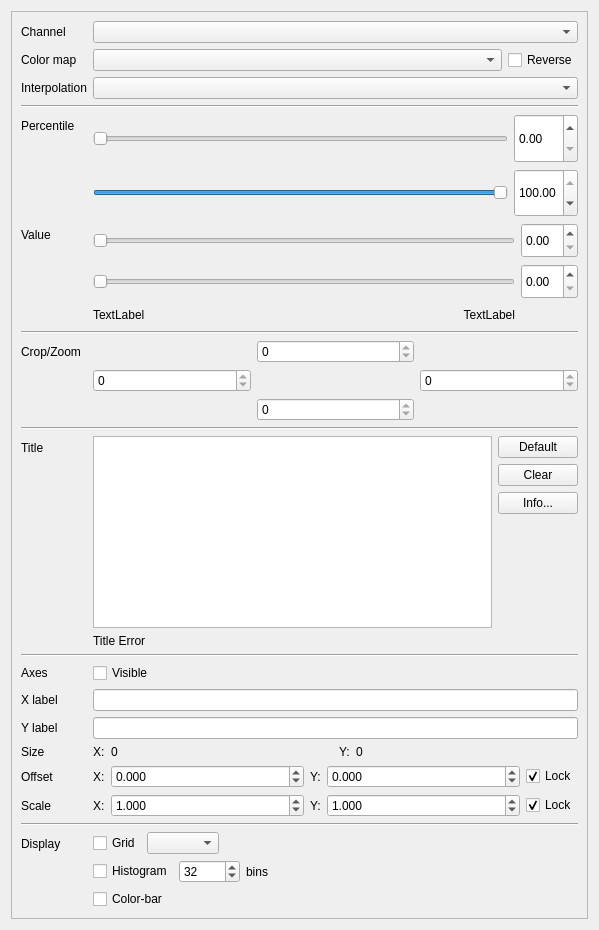
<?xml version="1.0" encoding="UTF-8"?>
<ui version="4.0">
 <class>SingleLayerWindow</class>
 <widget class="QWidget" name="SingleLayerWindow">
  <property name="geometry">
   <rect>
    <x>0</x>
    <y>0</y>
    <width>599</width>
    <height>930</height>
   </rect>
  </property>
  <property name="windowTitle">
   <string>Form</string>
  </property>
  <layout class="QVBoxLayout" name="verticalLayout">
   <item>
    <widget class="QSplitter" name="splitter">
     <property name="orientation">
      <enum>Qt::Horizontal</enum>
     </property>
     <widget class="QScrollArea" name="scroll_area">
      <property name="sizePolicy">
       <sizepolicy hsizetype="Minimum" vsizetype="Expanding">
        <horstretch>0</horstretch>
        <verstretch>0</verstretch>
       </sizepolicy>
      </property>
      <property name="minimumSize">
       <size>
        <width>450</width>
        <height>0</height>
       </size>
      </property>
      <property name="horizontalScrollBarPolicy">
       <enum>Qt::ScrollBarAlwaysOff</enum>
      </property>
      <property name="widgetResizable">
       <bool>true</bool>
      </property>
      <widget class="QWidget" name="scrollAreaWidgetContents">
       <property name="geometry">
        <rect>
         <x>0</x>
         <y>0</y>
         <width>579</width>
         <height>910</height>
        </rect>
       </property>
       <layout class="QFormLayout" name="formLayout">
        <property name="fieldGrowthPolicy">
         <enum>QFormLayout::AllNonFixedFieldsGrow</enum>
        </property>
        <item row="0" column="0">
         <widget class="QLabel" name="channel_label">
          <property name="text">
           <string>Channel</string>
          </property>
          <property name="textFormat">
           <enum>Qt::PlainText</enum>
          </property>
          <property name="buddy">
           <cstring>channel_combo</cstring>
          </property>
         </widget>
        </item>
        <item row="0" column="1">
         <widget class="QComboBox" name="channel_combo">
          <property name="toolTip">
           <string>The channel to display in the right panel</string>
          </property>
         </widget>
        </item>
        <item row="1" column="0">
         <widget class="QLabel" name="colormap_label">
          <property name="text">
           <string>Color map</string>
          </property>
          <property name="textFormat">
           <enum>Qt::PlainText</enum>
          </property>
          <property name="buddy">
           <cstring>colormap_combo</cstring>
          </property>
         </widget>
        </item>
        <item row="1" column="1">
         <layout class="QHBoxLayout" name="colormap_layout">
          <item>
           <widget class="QComboBox" name="colormap_combo">
            <property name="toolTip">
             <string>The color map used to map counts to colors</string>
            </property>
           </widget>
          </item>
          <item>
           <widget class="QCheckBox" name="reverse_check">
            <property name="sizePolicy">
             <sizepolicy hsizetype="Fixed" vsizetype="Fixed">
              <horstretch>0</horstretch>
              <verstretch>0</verstretch>
             </sizepolicy>
            </property>
            <property name="text">
             <string>Reverse</string>
            </property>
           </widget>
          </item>
         </layout>
        </item>
        <item row="2" column="0">
         <widget class="QLabel" name="interpolation_label">
          <property name="text">
           <string>Interpolation</string>
          </property>
          <property name="textFormat">
           <enum>Qt::PlainText</enum>
          </property>
          <property name="buddy">
           <cstring>interpolation_combo</cstring>
          </property>
         </widget>
        </item>
        <item row="2" column="1">
         <widget class="QComboBox" name="interpolation_combo">
          <property name="toolTip">
           <string>&lt;html&gt;&lt;head/&gt;&lt;body&gt;&lt;p&gt;The interpolation algorithm to use when resizing the image to fit the display.&lt;/p&gt;&lt;p&gt;Good choices are: Lanczos for more fine detail, Gaussian for more smoothing which may make patterns easier to spot, or Bilinear for speed.&lt;/p&gt;&lt;/body&gt;&lt;/html&gt;</string>
          </property>
         </widget>
        </item>
        <item row="3" column="0" colspan="2">
         <widget class="Line" name="percentile_line">
          <property name="orientation">
           <enum>Qt::Horizontal</enum>
          </property>
         </widget>
        </item>
        <item row="5" column="1">
         <layout class="QGridLayout" name="value_layout">
          <item row="0" column="3">
           <widget class="QDoubleSpinBox" name="value_from_spinbox">
            <property name="sizePolicy">
             <sizepolicy hsizetype="Minimum" vsizetype="MinimumExpanding">
              <horstretch>0</horstretch>
              <verstretch>0</verstretch>
             </sizepolicy>
            </property>
            <property name="toolTip">
             <string>All counts below this value will be mapped to the lowest color in the selected map</string>
            </property>
           </widget>
          </item>
          <item row="1" column="3">
           <widget class="QDoubleSpinBox" name="value_to_spinbox">
            <property name="sizePolicy">
             <sizepolicy hsizetype="Minimum" vsizetype="MinimumExpanding">
              <horstretch>0</horstretch>
              <verstretch>0</verstretch>
             </sizepolicy>
            </property>
            <property name="toolTip">
             <string>All counts above this value will be mapped to the highest color in the selected map</string>
            </property>
           </widget>
          </item>
          <item row="0" column="0" colspan="3">
           <widget class="QSlider" name="value_from_slider">
            <property name="sizePolicy">
             <sizepolicy hsizetype="Expanding" vsizetype="MinimumExpanding">
              <horstretch>0</horstretch>
              <verstretch>0</verstretch>
             </sizepolicy>
            </property>
            <property name="toolTip">
             <string>All counts below this value will be mapped to the lowest color in the selected map</string>
            </property>
            <property name="maximum">
             <number>0</number>
            </property>
            <property name="orientation">
             <enum>Qt::Horizontal</enum>
            </property>
           </widget>
          </item>
          <item row="1" column="0" colspan="3">
           <widget class="QSlider" name="value_to_slider">
            <property name="sizePolicy">
             <sizepolicy hsizetype="Expanding" vsizetype="MinimumExpanding">
              <horstretch>0</horstretch>
              <verstretch>0</verstretch>
             </sizepolicy>
            </property>
            <property name="toolTip">
             <string>All counts above this value will be mapped to the highest color in the selected map</string>
            </property>
            <property name="maximum">
             <number>0</number>
            </property>
            <property name="orientation">
             <enum>Qt::Horizontal</enum>
            </property>
           </widget>
          </item>
          <item row="2" column="2">
           <widget class="QLabel" name="value_to_label">
            <property name="toolTip">
             <string>The highest count in the portion of the image currently displayed (or the entire image if no zoom has been applied)</string>
            </property>
            <property name="text">
             <string>TextLabel</string>
            </property>
            <property name="alignment">
             <set>Qt::AlignRight|Qt::AlignTrailing|Qt::AlignVCenter</set>
            </property>
           </widget>
          </item>
          <item row="2" column="0">
           <widget class="QLabel" name="value_from_label">
            <property name="toolTip">
             <string>The lowest count in the portion of the image currently displayed (or the entire image if no zoom has been applied)</string>
            </property>
            <property name="text">
             <string>TextLabel</string>
            </property>
           </widget>
          </item>
          <item row="2" column="1">
           <spacer name="horizontalSpacer_2">
            <property name="orientation">
             <enum>Qt::Horizontal</enum>
            </property>
            <property name="sizeHint" stdset="0">
             <size>
              <width>40</width>
              <height>20</height>
             </size>
            </property>
           </spacer>
          </item>
         </layout>
        </item>
        <item row="6" column="0" colspan="2">
         <widget class="Line" name="crop_line">
          <property name="orientation">
           <enum>Qt::Horizontal</enum>
          </property>
         </widget>
        </item>
        <item row="7" column="0">
         <widget class="QLabel" name="crop_label">
          <property name="text">
           <string>Crop/Zoom</string>
          </property>
          <property name="textFormat">
           <enum>Qt::PlainText</enum>
          </property>
          <property name="buddy">
           <cstring>crop_top_spinbox</cstring>
          </property>
         </widget>
        </item>
        <item row="7" column="1">
         <layout class="QGridLayout" name="crop_layout">
          <item row="0" column="1">
           <widget class="QSpinBox" name="crop_top_spinbox">
            <property name="toolTip">
             <string>The number of lines to crop from the top of the data</string>
            </property>
            <property name="maximum">
             <number>0</number>
            </property>
           </widget>
          </item>
          <item row="2" column="1">
           <widget class="QSpinBox" name="crop_bottom_spinbox">
            <property name="toolTip">
             <string>The number of lines to crop from the bottom of the data</string>
            </property>
            <property name="maximum">
             <number>0</number>
            </property>
           </widget>
          </item>
          <item row="1" column="2">
           <widget class="QSpinBox" name="crop_right_spinbox">
            <property name="toolTip">
             <string>The number of columns to crop from the right of the data</string>
            </property>
            <property name="maximum">
             <number>0</number>
            </property>
           </widget>
          </item>
          <item row="1" column="0">
           <widget class="QSpinBox" name="crop_left_spinbox">
            <property name="toolTip">
             <string>The number of columns to crop from the left of the data</string>
            </property>
            <property name="maximum">
             <number>0</number>
            </property>
           </widget>
          </item>
         </layout>
        </item>
        <item row="8" column="0" colspan="2">
         <widget class="Line" name="title_line">
          <property name="orientation">
           <enum>Qt::Horizontal</enum>
          </property>
         </widget>
        </item>
        <item row="9" column="0">
         <widget class="QLabel" name="title_label">
          <property name="text">
           <string>Title</string>
          </property>
          <property name="textFormat">
           <enum>Qt::PlainText</enum>
          </property>
          <property name="buddy">
           <cstring>title_edit</cstring>
          </property>
         </widget>
        </item>
        <item row="9" column="1">
         <layout class="QHBoxLayout" name="title_layout_1">
          <item>
           <widget class="QPlainTextEdit" name="title_edit">
            <property name="toolTip">
             <string>The title to display above the image. Click the Info button for details of {templates} that can be used within the title definition</string>
            </property>
            <property name="tabChangesFocus">
             <bool>true</bool>
            </property>
            <property name="lineWrapMode">
             <enum>QPlainTextEdit::NoWrap</enum>
            </property>
           </widget>
          </item>
          <item>
           <layout class="QVBoxLayout" name="title_layout_2">
            <item>
             <widget class="QPushButton" name="default_title_button">
              <property name="sizePolicy">
               <sizepolicy hsizetype="Fixed" vsizetype="Fixed">
                <horstretch>0</horstretch>
                <verstretch>0</verstretch>
               </sizepolicy>
              </property>
              <property name="toolTip">
               <string>Click to set the title to the default which includes details of the channel selected and percentiles</string>
              </property>
              <property name="text">
               <string>Default</string>
              </property>
             </widget>
            </item>
            <item>
             <widget class="QPushButton" name="clear_title_button">
              <property name="sizePolicy">
               <sizepolicy hsizetype="Fixed" vsizetype="Fixed">
                <horstretch>0</horstretch>
                <verstretch>0</verstretch>
               </sizepolicy>
              </property>
              <property name="toolTip">
               <string>Click to clear the title</string>
              </property>
              <property name="text">
               <string>Clear</string>
              </property>
             </widget>
            </item>
            <item>
             <widget class="QPushButton" name="title_info_button">
              <property name="sizePolicy">
               <sizepolicy hsizetype="Fixed" vsizetype="Fixed">
                <horstretch>0</horstretch>
                <verstretch>0</verstretch>
               </sizepolicy>
              </property>
              <property name="toolTip">
               <string>Click for information on the {templates} that can be inserted into the title text</string>
              </property>
              <property name="text">
               <string>Info...</string>
              </property>
             </widget>
            </item>
            <item>
             <spacer name="verticalSpacer">
              <property name="orientation">
               <enum>Qt::Vertical</enum>
              </property>
              <property name="sizeHint" stdset="0">
               <size>
                <width>20</width>
                <height>40</height>
               </size>
              </property>
             </spacer>
            </item>
           </layout>
          </item>
         </layout>
        </item>
        <item row="10" column="1">
         <widget class="QLabel" name="title_error_label">
          <property name="enabled">
           <bool>true</bool>
          </property>
          <property name="text">
           <string>Title Error</string>
          </property>
          <property name="textFormat">
           <enum>Qt::PlainText</enum>
          </property>
         </widget>
        </item>
        <item row="11" column="0" colspan="2">
         <widget class="Line" name="axes_line">
          <property name="orientation">
           <enum>Qt::Horizontal</enum>
          </property>
         </widget>
        </item>
        <item row="12" column="0">
         <widget class="QLabel" name="axes_label">
          <property name="text">
           <string>Axes</string>
          </property>
          <property name="textFormat">
           <enum>Qt::PlainText</enum>
          </property>
          <property name="buddy">
           <cstring>axes_check</cstring>
          </property>
         </widget>
        </item>
        <item row="12" column="1">
         <widget class="QCheckBox" name="axes_check">
          <property name="toolTip">
           <string>If checked, axes will be visible around the image</string>
          </property>
          <property name="text">
           <string>Visible</string>
          </property>
         </widget>
        </item>
        <item row="13" column="0">
         <widget class="QLabel" name="x_label_label">
          <property name="text">
           <string>X label</string>
          </property>
          <property name="textFormat">
           <enum>Qt::PlainText</enum>
          </property>
          <property name="buddy">
           <cstring>x_label_edit</cstring>
          </property>
         </widget>
        </item>
        <item row="13" column="1">
         <widget class="QLineEdit" name="x_label_edit">
          <property name="toolTip">
           <string>The label to show beside the X-axis</string>
          </property>
         </widget>
        </item>
        <item row="14" column="0">
         <widget class="QLabel" name="y_label_label">
          <property name="text">
           <string>Y label</string>
          </property>
          <property name="textFormat">
           <enum>Qt::PlainText</enum>
          </property>
          <property name="buddy">
           <cstring>y_label_edit</cstring>
          </property>
         </widget>
        </item>
        <item row="14" column="1">
         <widget class="QLineEdit" name="y_label_edit">
          <property name="toolTip">
           <string>The label to show beside the Y-axis</string>
          </property>
         </widget>
        </item>
        <item row="15" column="0">
         <widget class="QLabel" name="size_label">
          <property name="text">
           <string>Size</string>
          </property>
          <property name="textFormat">
           <enum>Qt::PlainText</enum>
          </property>
         </widget>
        </item>
        <item row="15" column="1">
         <layout class="QHBoxLayout" name="horizontalLayout">
          <item>
           <widget class="QLabel" name="x_size_label_2">
            <property name="sizePolicy">
             <sizepolicy hsizetype="Fixed" vsizetype="Preferred">
              <horstretch>0</horstretch>
              <verstretch>0</verstretch>
             </sizepolicy>
            </property>
            <property name="text">
             <string>X:</string>
            </property>
            <property name="textFormat">
             <enum>Qt::PlainText</enum>
            </property>
           </widget>
          </item>
          <item>
           <widget class="QLabel" name="x_size_label">
            <property name="text">
             <string>0</string>
            </property>
           </widget>
          </item>
          <item>
           <widget class="QLabel" name="y_size_label_2">
            <property name="sizePolicy">
             <sizepolicy hsizetype="Fixed" vsizetype="Preferred">
              <horstretch>0</horstretch>
              <verstretch>0</verstretch>
             </sizepolicy>
            </property>
            <property name="text">
             <string>Y:</string>
            </property>
            <property name="textFormat">
             <enum>Qt::PlainText</enum>
            </property>
           </widget>
          </item>
          <item>
           <widget class="QLabel" name="y_size_label">
            <property name="text">
             <string>0</string>
            </property>
           </widget>
          </item>
         </layout>
        </item>
        <item row="16" column="0">
         <widget class="QLabel" name="offset_label">
          <property name="text">
           <string>Offset</string>
          </property>
          <property name="textFormat">
           <enum>Qt::PlainText</enum>
          </property>
          <property name="buddy">
           <cstring>x_offset_spinbox</cstring>
          </property>
         </widget>
        </item>
        <item row="16" column="1">
         <layout class="QHBoxLayout" name="offset_layout">
          <item>
           <widget class="QLabel" name="x_offset_label">
            <property name="sizePolicy">
             <sizepolicy hsizetype="Fixed" vsizetype="Preferred">
              <horstretch>0</horstretch>
              <verstretch>0</verstretch>
             </sizepolicy>
            </property>
            <property name="text">
             <string>X:</string>
            </property>
            <property name="textFormat">
             <enum>Qt::PlainText</enum>
            </property>
            <property name="buddy">
             <cstring>x_offset_spinbox</cstring>
            </property>
           </widget>
          </item>
          <item>
           <widget class="QDoubleSpinBox" name="x_offset_spinbox">
            <property name="toolTip">
             <string>The amount added or subtracted to each element of the X-axis prior to scaling</string>
            </property>
            <property name="decimals">
             <number>3</number>
            </property>
            <property name="minimum">
             <double>-1000.000000000000000</double>
            </property>
            <property name="maximum">
             <double>1000.000000000000000</double>
            </property>
           </widget>
          </item>
          <item>
           <widget class="QLabel" name="y_offset_label">
            <property name="sizePolicy">
             <sizepolicy hsizetype="Fixed" vsizetype="Preferred">
              <horstretch>0</horstretch>
              <verstretch>0</verstretch>
             </sizepolicy>
            </property>
            <property name="text">
             <string>Y:</string>
            </property>
            <property name="textFormat">
             <enum>Qt::PlainText</enum>
            </property>
            <property name="buddy">
             <cstring>y_offset_spinbox</cstring>
            </property>
           </widget>
          </item>
          <item>
           <widget class="QDoubleSpinBox" name="y_offset_spinbox">
            <property name="toolTip">
             <string>The amount added or subtracted to each element of the Y-axis prior to scaling</string>
            </property>
            <property name="decimals">
             <number>3</number>
            </property>
            <property name="minimum">
             <double>-1000.000000000000000</double>
            </property>
            <property name="maximum">
             <double>1000.000000000000000</double>
            </property>
           </widget>
          </item>
          <item>
           <widget class="QCheckBox" name="offset_locked_check">
            <property name="sizePolicy">
             <sizepolicy hsizetype="Fixed" vsizetype="Fixed">
              <horstretch>0</horstretch>
              <verstretch>0</verstretch>
             </sizepolicy>
            </property>
            <property name="toolTip">
             <string>If checked, the axis offsets will be made equal</string>
            </property>
            <property name="text">
             <string>Lock</string>
            </property>
            <property name="checked">
             <bool>true</bool>
            </property>
           </widget>
          </item>
         </layout>
        </item>
        <item row="17" column="1">
         <layout class="QHBoxLayout" name="scale_layout">
          <item>
           <widget class="QLabel" name="x_scale_label">
            <property name="sizePolicy">
             <sizepolicy hsizetype="Fixed" vsizetype="Preferred">
              <horstretch>0</horstretch>
              <verstretch>0</verstretch>
             </sizepolicy>
            </property>
            <property name="text">
             <string>X:</string>
            </property>
            <property name="textFormat">
             <enum>Qt::PlainText</enum>
            </property>
            <property name="buddy">
             <cstring>x_scale_spinbox</cstring>
            </property>
           </widget>
          </item>
          <item>
           <widget class="QDoubleSpinBox" name="x_scale_spinbox">
            <property name="toolTip">
             <string>The multiplier applied to the X-axis after offsetting</string>
            </property>
            <property name="decimals">
             <number>3</number>
            </property>
            <property name="minimum">
             <double>-1000.000000000000000</double>
            </property>
            <property name="maximum">
             <double>1000.000000000000000</double>
            </property>
            <property name="singleStep">
             <double>0.100000000000000</double>
            </property>
            <property name="value">
             <double>1.000000000000000</double>
            </property>
           </widget>
          </item>
          <item>
           <widget class="QLabel" name="y_scale_label">
            <property name="sizePolicy">
             <sizepolicy hsizetype="Fixed" vsizetype="Preferred">
              <horstretch>0</horstretch>
              <verstretch>0</verstretch>
             </sizepolicy>
            </property>
            <property name="text">
             <string>Y:</string>
            </property>
            <property name="textFormat">
             <enum>Qt::PlainText</enum>
            </property>
            <property name="buddy">
             <cstring>y_scale_spinbox</cstring>
            </property>
           </widget>
          </item>
          <item>
           <widget class="QDoubleSpinBox" name="y_scale_spinbox">
            <property name="toolTip">
             <string>The multiplier applied to the Y-axis after offsetting</string>
            </property>
            <property name="decimals">
             <number>3</number>
            </property>
            <property name="minimum">
             <double>-1000.000000000000000</double>
            </property>
            <property name="maximum">
             <double>1000.000000000000000</double>
            </property>
            <property name="singleStep">
             <double>0.100000000000000</double>
            </property>
            <property name="value">
             <double>1.000000000000000</double>
            </property>
           </widget>
          </item>
          <item>
           <widget class="QCheckBox" name="scale_locked_check">
            <property name="sizePolicy">
             <sizepolicy hsizetype="Fixed" vsizetype="Fixed">
              <horstretch>0</horstretch>
              <verstretch>0</verstretch>
             </sizepolicy>
            </property>
            <property name="toolTip">
             <string>If checked, the axis scales will be made equal</string>
            </property>
            <property name="text">
             <string>Lock</string>
            </property>
            <property name="checked">
             <bool>true</bool>
            </property>
           </widget>
          </item>
         </layout>
        </item>
        <item row="18" column="0" colspan="2">
         <widget class="Line" name="display_line">
          <property name="orientation">
           <enum>Qt::Horizontal</enum>
          </property>
         </widget>
        </item>
        <item row="19" column="0">
         <widget class="QLabel" name="display_label">
          <property name="text">
           <string>Display</string>
          </property>
          <property name="textFormat">
           <enum>Qt::PlainText</enum>
          </property>
          <property name="buddy">
           <cstring>grid_check</cstring>
          </property>
         </widget>
        </item>
        <item row="19" column="1">
         <layout class="QVBoxLayout" name="display_layout">
          <item>
           <layout class="QHBoxLayout" name="grid_layout">
            <item>
             <widget class="QCheckBox" name="grid_check">
              <property name="sizePolicy">
               <sizepolicy hsizetype="Fixed" vsizetype="Fixed">
                <horstretch>0</horstretch>
                <verstretch>0</verstretch>
               </sizepolicy>
              </property>
              <property name="toolTip">
               <string>If checked, a grid will be overlaid over the image</string>
              </property>
              <property name="text">
               <string>Grid</string>
              </property>
             </widget>
            </item>
            <item>
             <widget class="QComboBox" name="grid_style_combo"/>
            </item>
            <item>
             <spacer name="horizontalSpacer_3">
              <property name="orientation">
               <enum>Qt::Horizontal</enum>
              </property>
              <property name="sizeHint" stdset="0">
               <size>
                <width>40</width>
                <height>20</height>
               </size>
              </property>
             </spacer>
            </item>
           </layout>
          </item>
          <item>
           <layout class="QHBoxLayout" name="histogram_layout">
            <item>
             <widget class="QCheckBox" name="histogram_check">
              <property name="sizePolicy">
               <sizepolicy hsizetype="Fixed" vsizetype="Fixed">
                <horstretch>0</horstretch>
                <verstretch>0</verstretch>
               </sizepolicy>
              </property>
              <property name="toolTip">
               <string>If checked, a histogram of counts will be displayed below the image</string>
              </property>
              <property name="text">
               <string>Histogram</string>
              </property>
             </widget>
            </item>
            <item>
             <widget class="QSpinBox" name="histogram_bins_spinbox">
              <property name="toolTip">
               <string>The number of bins to use in the count histogram</string>
              </property>
              <property name="minimum">
               <number>2</number>
              </property>
              <property name="maximum">
               <number>10000</number>
              </property>
              <property name="value">
               <number>32</number>
              </property>
             </widget>
            </item>
            <item>
             <widget class="QLabel" name="bins_label">
              <property name="sizePolicy">
               <sizepolicy hsizetype="Fixed" vsizetype="Preferred">
                <horstretch>0</horstretch>
                <verstretch>0</verstretch>
               </sizepolicy>
              </property>
              <property name="text">
               <string>bins</string>
              </property>
              <property name="textFormat">
               <enum>Qt::PlainText</enum>
              </property>
              <property name="buddy">
               <cstring>histogram_bins_spinbox</cstring>
              </property>
             </widget>
            </item>
            <item>
             <spacer name="horizontalSpacer">
              <property name="orientation">
               <enum>Qt::Horizontal</enum>
              </property>
              <property name="sizeHint" stdset="0">
               <size>
                <width>40</width>
                <height>20</height>
               </size>
              </property>
             </spacer>
            </item>
           </layout>
          </item>
          <item>
           <widget class="QCheckBox" name="colorbar_check">
            <property name="toolTip">
             <string>If checked, a color-bar showing the map of counts to colors will be displayed below the image (and below the histogram, if enabled)</string>
            </property>
            <property name="text">
             <string>Color-bar</string>
            </property>
           </widget>
          </item>
         </layout>
        </item>
        <item row="17" column="0">
         <widget class="QLabel" name="scale_label">
          <property name="text">
           <string>Scale</string>
          </property>
          <property name="textFormat">
           <enum>Qt::PlainText</enum>
          </property>
          <property name="buddy">
           <cstring>x_scale_spinbox</cstring>
          </property>
         </widget>
        </item>
        <item row="4" column="0">
         <widget class="QLabel" name="percentile_label">
          <property name="text">
           <string>Percentile</string>
          </property>
          <property name="textFormat">
           <enum>Qt::PlainText</enum>
          </property>
          <property name="buddy">
           <cstring>percentile_from_slider</cstring>
          </property>
         </widget>
        </item>
        <item row="4" column="1">
         <layout class="QGridLayout" name="percentile_layout">
          <item row="0" column="0">
           <widget class="QSlider" name="percentile_from_slider">
            <property name="sizePolicy">
             <sizepolicy hsizetype="Expanding" vsizetype="MinimumExpanding">
              <horstretch>0</horstretch>
              <verstretch>0</verstretch>
             </sizepolicy>
            </property>
            <property name="toolTip">
             <string>The percentile below which all counts will be mapped to the lowest color in the selected map</string>
            </property>
            <property name="maximum">
             <number>10000</number>
            </property>
            <property name="singleStep">
             <number>10</number>
            </property>
            <property name="pageStep">
             <number>100</number>
            </property>
            <property name="orientation">
             <enum>Qt::Horizontal</enum>
            </property>
           </widget>
          </item>
          <item row="1" column="0">
           <widget class="QSlider" name="percentile_to_slider">
            <property name="sizePolicy">
             <sizepolicy hsizetype="Expanding" vsizetype="MinimumExpanding">
              <horstretch>0</horstretch>
              <verstretch>0</verstretch>
             </sizepolicy>
            </property>
            <property name="toolTip">
             <string>The percentile above which all counts will be mapped to the highest color in the selected map</string>
            </property>
            <property name="maximum">
             <number>10000</number>
            </property>
            <property name="singleStep">
             <number>10</number>
            </property>
            <property name="pageStep">
             <number>100</number>
            </property>
            <property name="value">
             <number>10000</number>
            </property>
            <property name="orientation">
             <enum>Qt::Horizontal</enum>
            </property>
           </widget>
          </item>
          <item row="0" column="1">
           <widget class="QDoubleSpinBox" name="percentile_from_spinbox">
            <property name="sizePolicy">
             <sizepolicy hsizetype="Minimum" vsizetype="MinimumExpanding">
              <horstretch>0</horstretch>
              <verstretch>0</verstretch>
             </sizepolicy>
            </property>
            <property name="toolTip">
             <string>The percentile below which all counts will be mapped to the lowest color in the selected map</string>
            </property>
            <property name="maximum">
             <double>100.000000000000000</double>
            </property>
            <property name="singleStep">
             <double>0.100000000000000</double>
            </property>
           </widget>
          </item>
          <item row="1" column="1">
           <widget class="QDoubleSpinBox" name="percentile_to_spinbox">
            <property name="sizePolicy">
             <sizepolicy hsizetype="Minimum" vsizetype="MinimumExpanding">
              <horstretch>0</horstretch>
              <verstretch>0</verstretch>
             </sizepolicy>
            </property>
            <property name="toolTip">
             <string>The percentile above which all counts will be mapped to the highest color in the selected map</string>
            </property>
            <property name="maximum">
             <double>100.000000000000000</double>
            </property>
            <property name="singleStep">
             <double>0.100000000000000</double>
            </property>
            <property name="value">
             <double>100.000000000000000</double>
            </property>
           </widget>
          </item>
         </layout>
        </item>
        <item row="5" column="0">
         <widget class="QLabel" name="range_label">
          <property name="text">
           <string>Value</string>
          </property>
          <property name="textFormat">
           <enum>Qt::PlainText</enum>
          </property>
          <property name="buddy">
           <cstring>value_from_slider</cstring>
          </property>
         </widget>
        </item>
       </layout>
       <zorder>channel_label</zorder>
       <zorder>channel_combo</zorder>
       <zorder>colormap_label</zorder>
       <zorder>interpolation_label</zorder>
       <zorder>interpolation_combo</zorder>
       <zorder>percentile_line</zorder>
       <zorder>percentile_label</zorder>
       <zorder>range_label</zorder>
       <zorder>crop_line</zorder>
       <zorder>crop_label</zorder>
       <zorder>title_line</zorder>
       <zorder>title_label</zorder>
       <zorder>axes_label</zorder>
       <zorder>axes_check</zorder>
       <zorder>x_label_label</zorder>
       <zorder>x_label_edit</zorder>
       <zorder>y_label_label</zorder>
       <zorder>y_label_edit</zorder>
       <zorder>size_label</zorder>
       <zorder>display_line</zorder>
       <zorder>title_error_label</zorder>
       <zorder></zorder>
       <zorder></zorder>
       <zorder>scale_label</zorder>
       <zorder>offset_label</zorder>
       <zorder>display_label</zorder>
       <zorder>axes_line</zorder>
       <zorder></zorder>
      </widget>
     </widget>
    </widget>
   </item>
  </layout>
 </widget>
 <tabstops>
  <tabstop>scroll_area</tabstop>
  <tabstop>channel_combo</tabstop>
  <tabstop>colormap_combo</tabstop>
  <tabstop>reverse_check</tabstop>
  <tabstop>interpolation_combo</tabstop>
  <tabstop>percentile_from_slider</tabstop>
  <tabstop>percentile_from_spinbox</tabstop>
  <tabstop>percentile_to_slider</tabstop>
  <tabstop>percentile_to_spinbox</tabstop>
  <tabstop>value_from_slider</tabstop>
  <tabstop>value_from_spinbox</tabstop>
  <tabstop>value_to_slider</tabstop>
  <tabstop>value_to_spinbox</tabstop>
  <tabstop>crop_top_spinbox</tabstop>
  <tabstop>crop_left_spinbox</tabstop>
  <tabstop>crop_right_spinbox</tabstop>
  <tabstop>crop_bottom_spinbox</tabstop>
  <tabstop>title_edit</tabstop>
  <tabstop>default_title_button</tabstop>
  <tabstop>clear_title_button</tabstop>
  <tabstop>title_info_button</tabstop>
  <tabstop>axes_check</tabstop>
  <tabstop>x_label_edit</tabstop>
  <tabstop>y_label_edit</tabstop>
  <tabstop>x_offset_spinbox</tabstop>
  <tabstop>y_offset_spinbox</tabstop>
  <tabstop>offset_locked_check</tabstop>
  <tabstop>x_scale_spinbox</tabstop>
  <tabstop>y_scale_spinbox</tabstop>
  <tabstop>scale_locked_check</tabstop>
  <tabstop>grid_check</tabstop>
  <tabstop>grid_style_combo</tabstop>
  <tabstop>histogram_check</tabstop>
  <tabstop>histogram_bins_spinbox</tabstop>
  <tabstop>colorbar_check</tabstop>
 </tabstops>
 <resources/>
 <connections/>
</ui>
